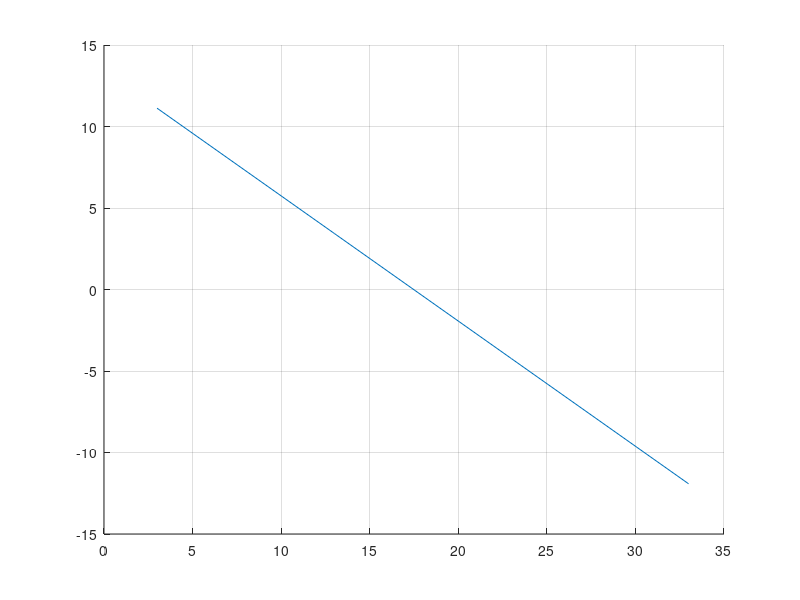

Source code (MATLAB): (Note: this script raises an error after producing the figure.)




%%
clear 

% 1k 2k 4k 8k 16k

deg_x = [ 0 0 0 0 0    10 10 10 10 10  20 20 20 20 20  30 30 30 30 30]
deg_x = [ 3 3 3 3 3    13 13 13 13 13  23 23 23 23 23  33 33 33 33 33]
%3 3 7 0 0
speed_5_6 = [     -3 1 3 5 8     -4 -5 -2 -1 0  -7 -8 -8 -11 -10];
speed_6_7 = [10 18 10 11 13   -1 5 7 5 5    -1 -2 -3 -5 -6    -5 -10 -12 -15 -12];  
speed_7_8 = [9 10 9 13 12   2 7 11 8 7    -2 -2 -5 -5 -2   -5 -13 -12 -17 -12] ;   
speed_8_9 = [8 11 12 14 15    -4 1 -3 0 9   -1 -4 -7 -9 -6   -6 -13 -16 -16 -12];
speed_9_10= [6 9    4 3 7 9 7    -1 1 -2 -5 -4] ;
speed_8_10= [7 9 9 12 15    1 2 4 6 8    -2 -2 -6 -5 -3   -6 -13 -16 -16 -12];


    %scatter(deg_x,speed_8_10,25,'*') 
    P = polyfit(deg_x,speed_8_10,1);
deg_x = [ 3 3 3 3 3    13 13 13 13 13  23 23 23 23 23  33 33 33 33 33]
    
    yfit = P(1)*deg_x+P(2);
    hold on;
    plot(deg_x,yfit);
    grid on
    %set(gca,'Ytick',-20:1:20)
    %set(gca,'xtick',-1:1:31)
    %ylabel('Difference [dB]')
    %xlabel('angle [deg]')
    
   %5-6  13 or
   
  %5-6  15
  %6-7  16
  %7-8  16
  %8-10 14.5
  
   %8-9  13
  %9-10 19.5
%%
  figure(1)

data_0 = [10 18 10 11 13 9 10 9 13 12 7 9 9 12 15]
data_10 = [-3 1 3 5 8 -1 5 7 5 5 2 7 11 8 7 1 2 4 6 8]
data_20 = [-4 -5 -2 -1 0 -1 -2 -3 -5 -6 -2 -2 -5 -5 -2 -2 -2 -6 -5 -3]
data_30 = [-7 -8 -8 -11 -10 -5 -10 -12 -15 -12 -5 -13 -12 -17 -12 -6 -13 -16 -16 -12]
xf = [0 0 0 0 0 0 0 0 0 0 0 0 0 0 0];
xs = [10 10 10 10 10 10 10 10 10 10 10 10 10 10 10 10 10 10 10 10];
xt = [20 20 20 20 20 20 20 20 20 20 20 20 20 20 20 20 20 20 20 20];
xl = [30 30 30 30 30 30 30 30 30 30 30 30 30 30 30 30 30 30 30 30];


%boxplot([data_0 data_10 data_20 data_30],[xf xs xt xl],'positions',[0,10,20,30]);


dum0 = [-2 -1]
dum0d = [-100 -100]
dum1 = [1 2 3 4 5 6 7 8 9];
dum1d = [-100 -100 -100 -100 -100 -100 -100 -100 -100];
dum2 = [11 12 13 14 15 16 17 18 19];
dum2d = [-100 -100 -100 -100 -100 -100 -100 -100 -100];
dum3 = [21 22 23 24 25 26 27 28 29];
dum3d = [-100 -100 -100 -100 -100 -100 -100 -100 -100];
dum4 = [31 32]
dum4d = [-100 -100]

boxplot([dum0d data_0 dum1d data_10 dum2d data_20 dum3d data_30 dum4d],[dum0 xf dum1 xs dum2 xt dum3 xl dum4]) 
hold on
grid on
axis([0 35 -20 20])
    set(gca,'Ytick',-20:1:20)
    %set(gca,'xtick',-2:1:32)
    ylabel('Difference [dB]')
    xlabel('angle [deg]')  
    
  
  
  
  
  
  
  
    
